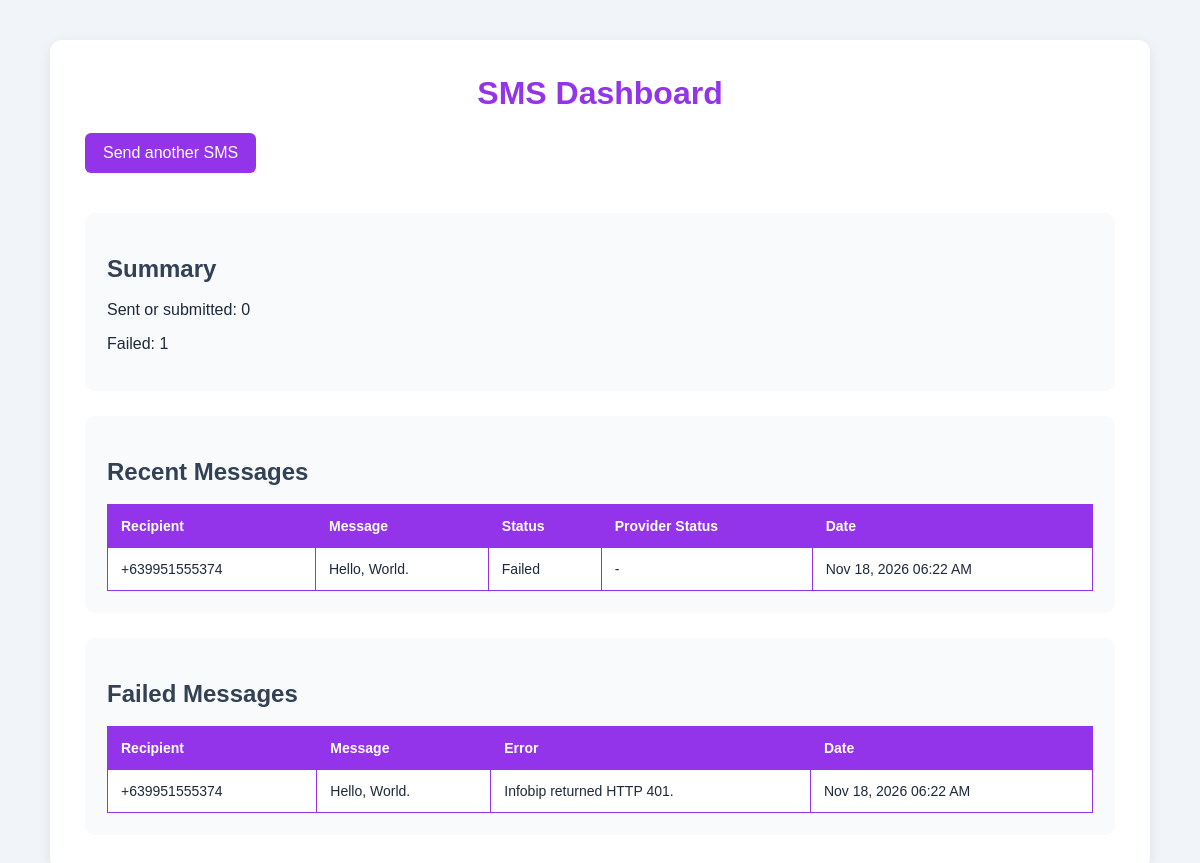
Before: /sms/dashboard/ with the older database file.
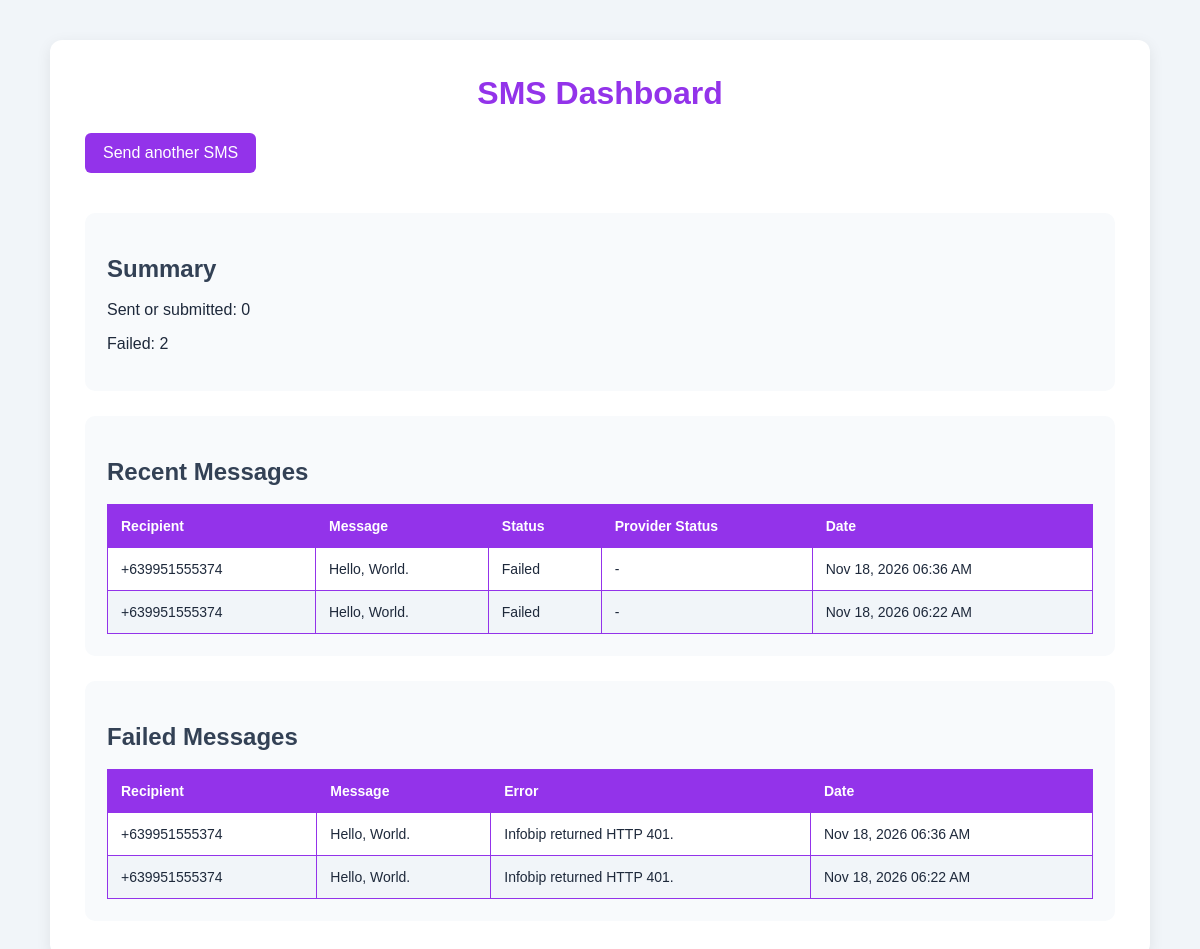
After: the same page with the newer database file.
### sms/models.py (models this page shows, shortened)
class SmsMessage(models.Model):
    class Status(models.TextChoices):
        PENDING = "PENDING", "Pending"
        SENT = "SENT", "Sent"
        FAILED = "FAILED", "Failed"
    recipient = models.CharField(max_length=20)
    text = models.TextField(max_length=160)
    status = models.CharField(
        max_length=10,
        choices=Status.choices,
        default=Status.PENDING,
    )
    provider_message_id = models.CharField(
        max_length=100,
        blank=True,
        default="",
    )
    provider_status = models.CharField(
        max_length=100,
        blank=True,
        default="",
    )
    error_message = models.CharField(
        max_length=250,
        blank=True,
        default="",
    )
    created_at = models.DateTimeField(auto_now_add=True)
    updated_at = models.DateTimeField(auto_now=True)
    class Meta:
        ordering = ["-created_at"]

### sms/views.py (the view)
# urls.py: path("dashboard/", dashboard_view, name="dashboard"),
def dashboard_view(request):
    recent_messages = SmsMessage.objects.all()[:20]
    failed_messages = SmsMessage.objects.filter(
        status=SmsMessage.Status.FAILED
    )[:10]
    context = {
        "recent_messages": recent_messages,
        "failed_messages": failed_messages,
        "sent_count": SmsMessage.objects.filter(
            status__in=[
                SmsMessage.Status.SENT,
                SmsMessage.Status.PENDING,
            ]
        ).count(),
        "failed_count": SmsMessage.objects.filter(
            status=SmsMessage.Status.FAILED
        ).count(),
    }
    return render(
        request,
        "shop/sms_dashboard.html",
        context,
    )

### shop/templates/shop/sms_dashboard.html (shortened to what this page needs)
{% load static %}
<!doctype html>
<html lang="en">
  <head>
    <link rel="stylesheet" href="{% static 'shop/dashboard.css' %}" />
  </head>
  <body>
    <main>
      <h1>SMS Dashboard</h1>
      <p><a href="{% url 'sms:send_sms' %}">Send another SMS</a></p>
      <section>
        <h2>Summary</h2>
        <p>Sent or submitted: {{ sent_count }}</p>
        <p>Failed: {{ failed_count }}</p>
      </section>
      <section>
        <h2>Recent Messages</h2>
        {% if recent_messages %}
        <table>
          <thead>
            <tr>
              <th>Recipient</th>
              <th>Message</th>
              <th>Status</th>
              <th>Provider Status</th>
              <th>Date</th>
            </tr>
          </thead>
          <tbody>
            {% for sms in recent_messages %}
            <tr>
              <td>{{ sms.recipient }}</td>
              <td>{{ sms.text }}</td>
              <td>{{ sms.get_status_display }}</td>
              <td>{{ sms.provider_status|default:"-" }}</td>
              <td>{{ sms.created_at|date:"M d, Y h:i A" }}</td>
            </tr>
            {% endfor %}
          </tbody>
        </table>
        {% else %}
        <p>No messages have been sent.</p>
        {% endif %}
      </section>
      <section>
        <h2>Failed Messages</h2>
        {% if failed_messages %}
        <table>
          <thead>
            <tr>
              <th>Recipient</th>
              <th>Message</th>
              <th>Error</th>
              <th>Date</th>
            </tr>
          </thead>
          <tbody>
            {% for sms in failed_messages %}
            <tr>
              <td>{{ sms.recipient }}</td>
              <td>{{ sms.text }}</td>
              <td>
                {{ sms.error_message|default:"Provider rejected the message." }}
              </td>
              <td>{{ sms.created_at|date:"M d, Y h:i A" }}</td>
            </tr>
            {% endfor %}
          </tbody>
        </table>
        {% else %}
        <p>No failed messages.</p>
        {% endif %}
      </section>
    </main>
  </body>
</html>

Changed rows visible on the page:
added SmsMessage: recipient "+639951555374", text "Hello, World.", status "Failed", provider_status "-", created_at "Nov 18, 2026 06:36 AM", error_message "Infobip returned HTTP 401."
Other visible differences:
{{ failed_count }}: "1" → "2"
